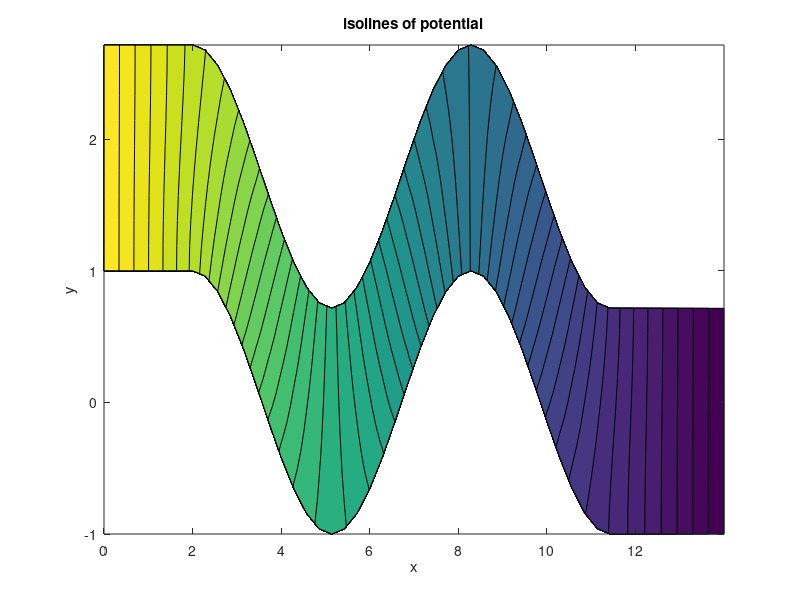
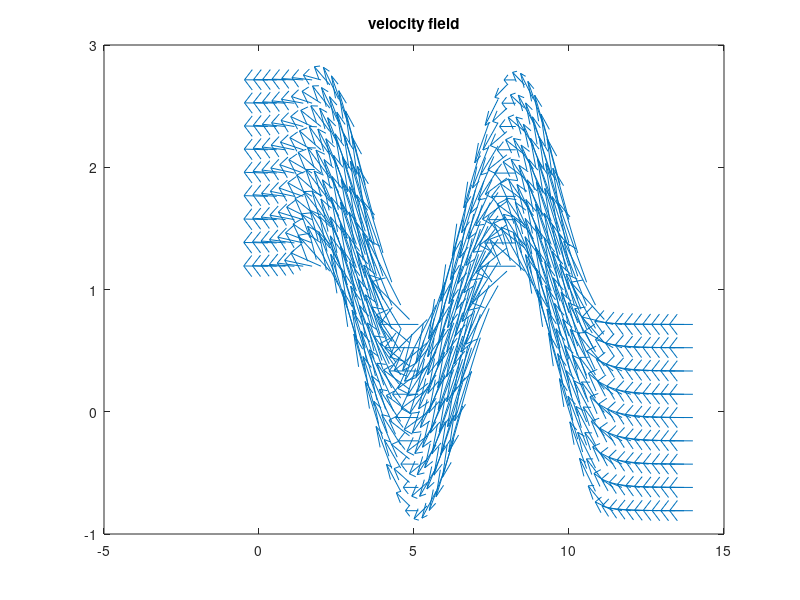
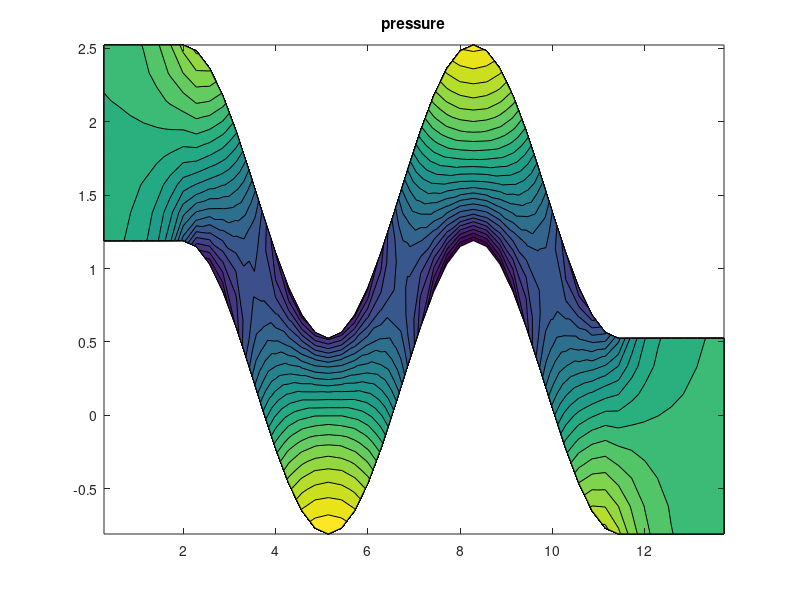
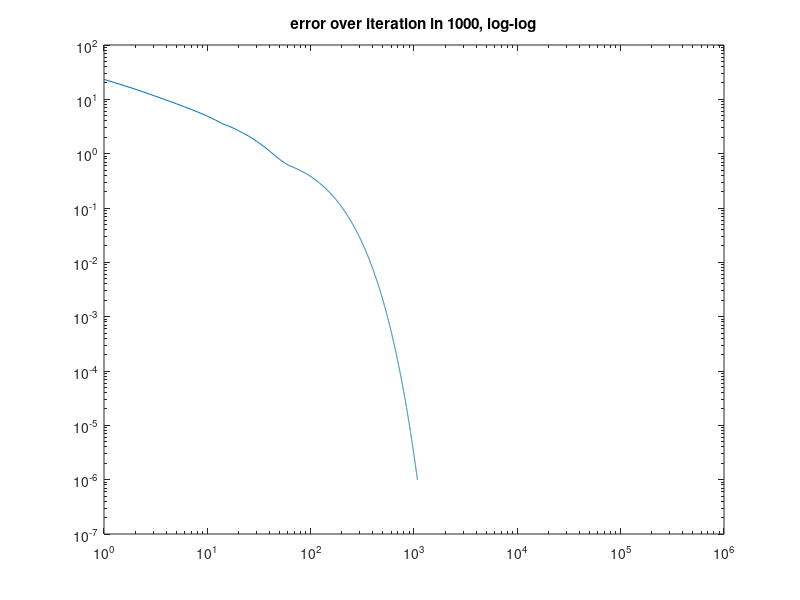

Write MATLAB code to recreate these figures, in order.
function  visualize

%close all

hold off

Z=load('../output/phi.dat');
U=load('../output/u.dat');
V=load('../output/v.dat');
X=load('../output/grid.x.dat');
Y=load('../output/grid.y.dat');
E=load('../output/errorLog.dat');

numberOfPoints = 50;
Sz = ceil(length(Z)/numberOfPoints);
Su = ceil(length(U)/numberOfPoints);
Sv = ceil(length(V)/numberOfPoints);
Sx = ceil(length(X)/numberOfPoints);
Sy = ceil(length(Y)/numberOfPoints);
[ZX,ZY] = size(Z);
[XX,XY] = size(X);
[YX,YY] = size(Y);
[UX,UY] = size(U);
[VX,VY] = size(V);

Z = Z(1:Sz:ZX,1:Sz:ZY);
X = X(1:Sx:XX,1:Sx:XY);
Y = Y(1:Sy:YX,1:Sy:YY);
U = U(1:Su:UX,1:Su:UY);
V = V(1:Sv:VX,1:Sv:VY);


Z'

figure(1)
contourf(X,Y,Z,50)
xlabel('x');
ylabel('y');
zlabel('z');
title('isolines of potential');

figure(2)
quiver(X,Y,U,V);
title('velocity field');

figure(3)
P = -(U(2:end-1,2:end-1).^2+V(2:end-1,2:end-1).^2)/2*1;
contourf(X(2:end-1,2:end-1),Y(2:end-1,2:end-1),P,25);
title('pressure');

figure(4)
loglog(E)
title('error over iteration in 1000, log-log');


end

